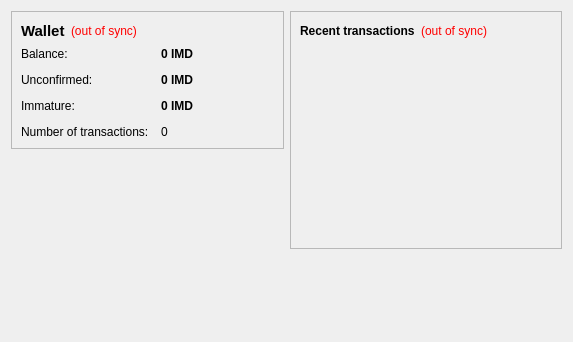
<?xml version="1.0" encoding="UTF-8"?>
<ui version="4.0">
 <class>OverviewPage</class>
 <widget class="QWidget" name="OverviewPage">
  <property name="geometry">
   <rect>
    <x>0</x>
    <y>0</y>
    <width>573</width>
    <height>342</height>
   </rect>
  </property>
  <property name="windowTitle">
   <string>Form</string>
  </property>
  <layout class="QHBoxLayout" name="horizontalLayout" stretch="1,1">
   <item>
    <layout class="QVBoxLayout" name="verticalLayout_2">
     <item>
      <widget class="QFrame" name="frame">
       <property name="frameShape">
        <enum>QFrame::StyledPanel</enum>
       </property>
       <property name="frameShadow">
        <enum>QFrame::Raised</enum>
       </property>
       <layout class="QVBoxLayout" name="verticalLayout_4">
        <item>
         <layout class="QHBoxLayout" name="horizontalLayout_4">
          <item>
           <widget class="QLabel" name="label_5">
            <property name="font">
             <font>
              <pointsize>11</pointsize>
              <weight>75</weight>
              <bold>true</bold>
             </font>
            </property>
            <property name="text">
             <string>Wallet</string>
            </property>
           </widget>
          </item>
          <item>
           <widget class="QLabel" name="labelWalletStatus">
            <property name="toolTip">
             <string>The displayed information may be out of date. Your wallet automatically synchronizes with the IMoney network after a connection is established, but this process has not completed yet.</string>
            </property>
            <property name="styleSheet">
             <string notr="true">QLabel { color: red; }</string>
            </property>
            <property name="text">
             <string notr="true">(out of sync)</string>
            </property>
            <property name="alignment">
             <set>Qt::AlignLeading|Qt::AlignLeft|Qt::AlignVCenter</set>
            </property>
           </widget>
          </item>
          <item>
           <spacer name="horizontalSpacer_2">
            <property name="orientation">
             <enum>Qt::Horizontal</enum>
            </property>
            <property name="sizeHint" stdset="0">
             <size>
              <width>40</width>
              <height>20</height>
             </size>
            </property>
           </spacer>
          </item>
         </layout>
        </item>
        <item>
         <layout class="QFormLayout" name="formLayout_2">
          <property name="fieldGrowthPolicy">
           <enum>QFormLayout::AllNonFixedFieldsGrow</enum>
          </property>
          <property name="horizontalSpacing">
           <number>12</number>
          </property>
          <property name="verticalSpacing">
           <number>12</number>
          </property>
          <item row="0" column="0">
           <widget class="QLabel" name="label">
            <property name="text">
             <string>Balance:</string>
            </property>
           </widget>
          </item>
          <item row="0" column="1">
           <widget class="QLabel" name="labelBalance">
            <property name="font">
             <font>
              <weight>75</weight>
              <bold>true</bold>
             </font>
            </property>
            <property name="cursor">
             <cursorShape>IBeamCursor</cursorShape>
            </property>
            <property name="toolTip">
             <string>Your current balance</string>
            </property>
            <property name="text">
             <string notr="true">0 IMD</string>
            </property>
            <property name="textInteractionFlags">
             <set>Qt::LinksAccessibleByMouse|Qt::TextSelectableByKeyboard|Qt::TextSelectableByMouse</set>
            </property>
           </widget>
          </item>
          <item row="1" column="0">
           <widget class="QLabel" name="label_3">
            <property name="text">
             <string>Unconfirmed:</string>
            </property>
           </widget>
          </item>
          <item row="1" column="1">
           <widget class="QLabel" name="labelUnconfirmed">
            <property name="font">
             <font>
              <weight>75</weight>
              <bold>true</bold>
             </font>
            </property>
            <property name="cursor">
             <cursorShape>IBeamCursor</cursorShape>
            </property>
            <property name="toolTip">
             <string>Total of transactions that have yet to be confirmed, and do not yet count toward the current balance</string>
            </property>
            <property name="text">
             <string notr="true">0 IMD</string>
            </property>
            <property name="textInteractionFlags">
             <set>Qt::LinksAccessibleByMouse|Qt::TextSelectableByKeyboard|Qt::TextSelectableByMouse</set>
            </property>
           </widget>
          </item>
          <item row="3" column="0">
           <widget class="QLabel" name="label_2">
            <property name="text">
             <string>Number of transactions:</string>
            </property>
           </widget>
          </item>
          <item row="3" column="1">
           <widget class="QLabel" name="labelNumTransactions">
            <property name="toolTip">
             <string>Total number of transactions in wallet</string>
            </property>
            <property name="text">
             <string notr="true">0</string>
            </property>
           </widget>
          </item>
          <item row="2" column="0">
           <widget class="QLabel" name="labelImmatureText">
            <property name="text">
             <string>Immature:</string>
            </property>
           </widget>
          </item>
          <item row="2" column="1">
           <widget class="QLabel" name="labelImmature">
            <property name="font">
             <font>
              <weight>75</weight>
              <bold>true</bold>
             </font>
            </property>
            <property name="toolTip">
             <string>Mined balance that has not yet matured</string>
            </property>
            <property name="text">
             <string notr="true">0 IMD</string>
            </property>
            <property name="textInteractionFlags">
             <set>Qt::LinksAccessibleByMouse|Qt::TextSelectableByKeyboard|Qt::TextSelectableByMouse</set>
            </property>
           </widget>
          </item>
         </layout>
        </item>
       </layout>
      </widget>
     </item>
     <item>
      <spacer name="verticalSpacer">
       <property name="orientation">
        <enum>Qt::Vertical</enum>
       </property>
       <property name="sizeHint" stdset="0">
        <size>
         <width>20</width>
         <height>40</height>
        </size>
       </property>
      </spacer>
     </item>
    </layout>
   </item>
   <item>
    <layout class="QVBoxLayout" name="verticalLayout_3">
     <item>
      <widget class="QFrame" name="frame_2">
       <property name="frameShape">
        <enum>QFrame::StyledPanel</enum>
       </property>
       <property name="frameShadow">
        <enum>QFrame::Raised</enum>
       </property>
       <layout class="QVBoxLayout" name="verticalLayout">
        <item>
         <layout class="QHBoxLayout" name="horizontalLayout_2">
          <item>
           <widget class="QLabel" name="label_4">
            <property name="text">
             <string>&lt;b&gt;Recent transactions&lt;/b&gt;</string>
            </property>
           </widget>
          </item>
          <item>
           <widget class="QLabel" name="labelTransactionsStatus">
            <property name="toolTip">
             <string>The displayed information may be out of date. Your wallet automatically synchronizes with the IMoney network after a connection is established, but this process has not completed yet.</string>
            </property>
            <property name="styleSheet">
             <string notr="true">QLabel { color: red; }</string>
            </property>
            <property name="text">
             <string notr="true">(out of sync)</string>
            </property>
            <property name="alignment">
             <set>Qt::AlignRight|Qt::AlignTrailing|Qt::AlignVCenter</set>
            </property>
           </widget>
          </item>
          <item>
           <spacer name="horizontalSpacer">
            <property name="orientation">
             <enum>Qt::Horizontal</enum>
            </property>
            <property name="sizeHint" stdset="0">
             <size>
              <width>40</width>
              <height>20</height>
             </size>
            </property>
           </spacer>
          </item>
         </layout>
        </item>
        <item>
         <widget class="QListView" name="listTransactions">
          <property name="styleSheet">
           <string notr="true">QListView { background: transparent; }</string>
          </property>
          <property name="frameShape">
           <enum>QFrame::NoFrame</enum>
          </property>
          <property name="verticalScrollBarPolicy">
           <enum>Qt::ScrollBarAlwaysOff</enum>
          </property>
          <property name="horizontalScrollBarPolicy">
           <enum>Qt::ScrollBarAlwaysOff</enum>
          </property>
          <property name="selectionMode">
           <enum>QAbstractItemView::NoSelection</enum>
          </property>
         </widget>
        </item>
       </layout>
      </widget>
     </item>
     <item>
      <spacer name="verticalSpacer_2">
       <property name="orientation">
        <enum>Qt::Vertical</enum>
       </property>
       <property name="sizeHint" stdset="0">
        <size>
         <width>20</width>
         <height>40</height>
        </size>
       </property>
      </spacer>
     </item>
    </layout>
   </item>
  </layout>
 </widget>
 <resources/>
 <connections/>
</ui>
